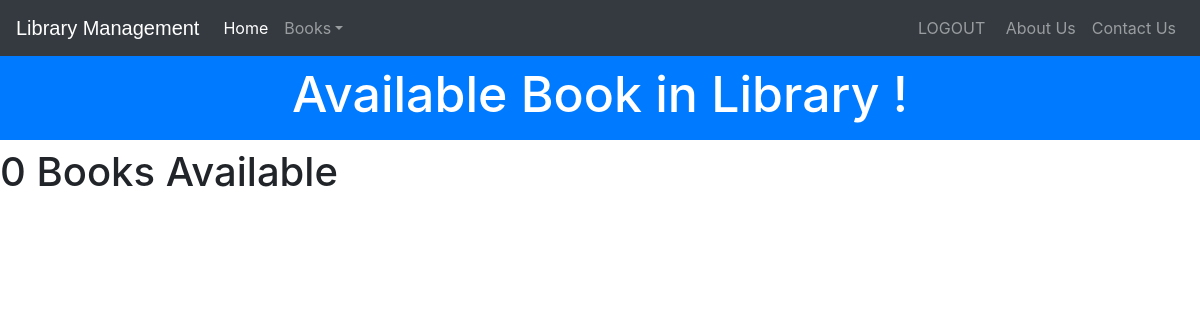
/BooksAvailable (signed in), run on an earlier commit of the app's database.
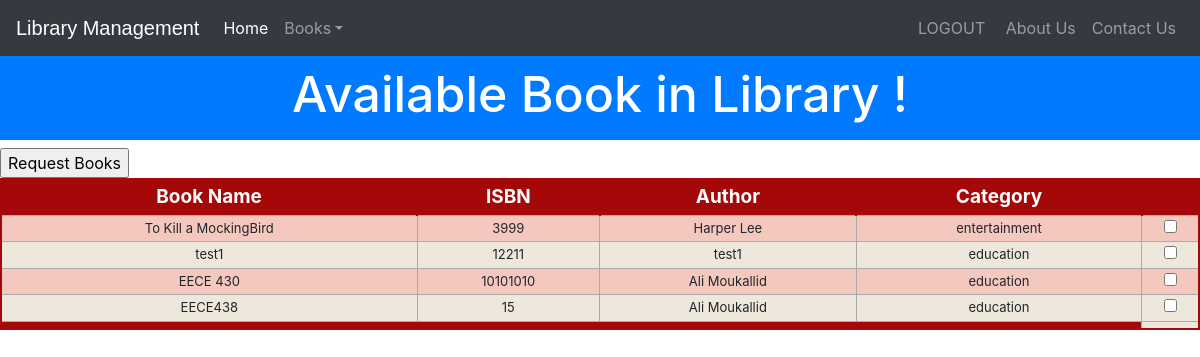
And on a later commit of the database.
### library/models.py (models this page shows, shortened)
class Book(models.Model):
    catchoice= [
        ('education', 'Education'),
        ('entertainment', 'Entertainment'),
        ('comics', 'Comics'),
        ('biography', 'Biographie'),
        ('history', 'History'),
        ]
    name=models.CharField(max_length=30)
    isbn=models.PositiveIntegerField(unique=True)
    author=models.CharField(max_length=40)
    category=models.CharField(max_length=30,choices=catchoice,default='education')
    Active=models.BooleanField(default = True)

### library/views.py (the view, shortened to what this page needs)
# urls.py: path('BooksAvailable', views.booksAvailable_view),
@login_required(login_url='studentlogin')
def booksAvailable_view(request):
    tempbooks = models.Book.objects.filter(Active = True)
    books=checkavailablebooks(tempbooks,request.user.id)
    return render(request,"library/BooksAvailable.html",{"books":books})

### library/views.py (called while the page is built)
def checkavailablebooks(books,studentID):
    for ib in books:
        Borrower = models.Borrower.objects.filter(book=ib).filter(student__user_id=studentID).filter(status="Pending")
        Availability = models.Borrower.objects.filter(book=ib).filter(status="Issued")
        if Borrower.exists():
            books = books.exclude(isbn=ib.isbn)
        if Availability.exists():
            books = books.exclude(isbn=ib.isbn)
    return books

### templates/library/BooksAvailable.html (shortened to what this page needs)
<!DOCTYPE html>
<html lang="en" dir="ltr">
  <head>
  </head>
  <body>
    {% include "library/navbarstudent.html" %}
    <br>
    <br>
    <h3 class="p-3 mb-2 bg-primary text-white" style = 'font-size: 50px;text-align:center;'>Available Book in Library !</h3>
{% if books%}
<table class="redTable">
<thead>
<tr>
<th>Book Name</th>
<th>ISBN</th>
<th>Author</th>
<th>Category</th>
<th></th>
</tr>
</thead>
<tfoot>
<tr>
<td colspan="4" rowspan="4">
</td>
</tr>
</tfoot>
<tbody>
<form method ="POST">
  {% for book in books %}
  <tr>
      <td>{{book.name}}</td>
      <td>{{book.isbn}}</td>
      <td>{{book.author}}</td>
      <td>{{book.category}}</td>
      <td><input type="checkbox" name="choices" value={{book.isbn}}  class="Book"></td>
  </tr>
  {% endfor %}
</tbody>
<input type="submit" value = "Request Books"/>
</table>
{%else%}
<h1>0 Books Available</h1>
{%endif%}
<br><br><br><br><br><br><br><br><br>
  </body>
</html>

What changed in the data, as far as the page shows it:
now on this page (row unchanged): Book: name "To Kill a MockingBird", isbn "3999", author "Harper Lee", category "entertainment"
now on this page (row unchanged): Book: name "test1", isbn "12211", author "test1", category "education"
now on this page (row unchanged): Book: name "EECE 430", isbn "10101010", author "Ali Moukallid", category "education"
added Book: name "EECE438", isbn "15", author "Ali Moukallid", category "education"
Also different on the page:
form field value: (not shown) → "Request Books"
text no longer shown: "0 Books Available"
text now shown: "Book Name ISBN Author Category"
